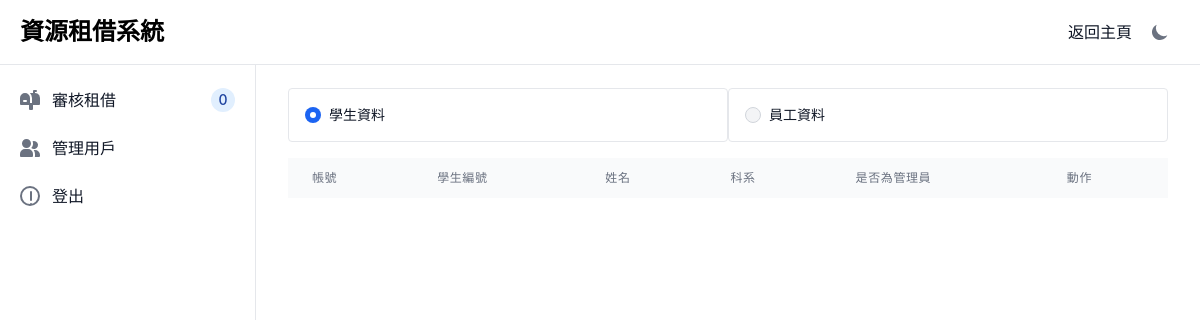
/user_management.php (signed in), run on an earlier commit of the app's database.
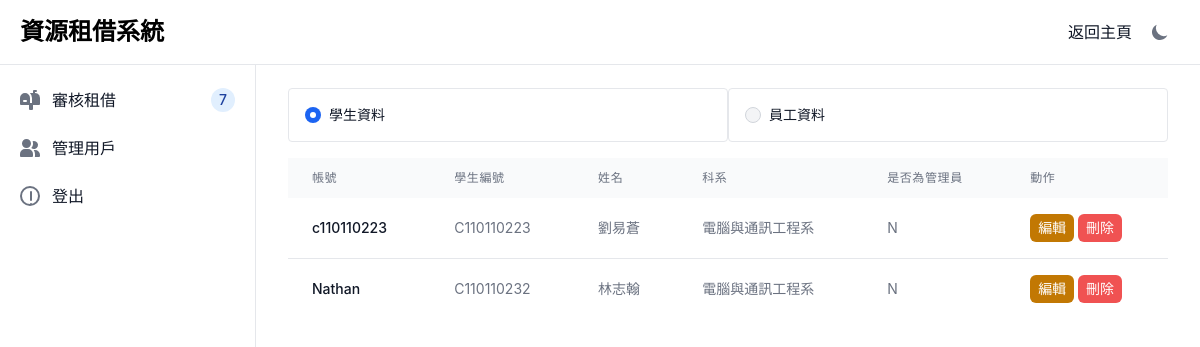
And on a later commit of the database.
### tables this page shows
CREATE TABLE `student_account` (
  `user_id` int(11) DEFAULT NULL,
  `std_id` varchar(10) DEFAULT NULL
);

CREATE TABLE `user_data` (
  `user_id` int(11) NOT NULL,
  `user_name` varchar(20) NOT NULL,
  `user_password` varchar(256) NOT NULL,
  `is_admin` enum('Y','N') NOT NULL DEFAULT 'N'
);

CREATE TABLE `student_table` (
  `std_id` varchar(10) NOT NULL DEFAULT '',
  `std_name` varchar(10) NOT NULL,
  `std_departments` varchar(30) NOT NULL
);

### user_management.php (the view, shortened to what the changed rows need)
<?php
$conn = require_once 'config.php';
$students = $conn->query("SELECT u.user_id, u.user_name, u.is_admin, s.std_id, st.std_name, st.std_departments
                        FROM user_data u
                        JOIN student_account s ON u.user_id = s.user_id
                        JOIN student_table st ON s.std_id = st.std_id");
?>
<!DOCTYPE html>
<html lang="en">
<head>
    <link href="https://cdnjs.cloudflare.com/ajax/libs/flowbite/2.3.0/flowbite.min.css" rel="stylesheet" />
</head>
<body class="bg-white dark:bg-gray-900">
    <?php include './components/sidebar.php'; ?>
    <div class="p-4 sm:ml-64">
        <div class="p-4 rounded-lg dark:border-gray-700 mt-14">
            <div id="student-table" class="mb-6">
                <table class="w-full text-sm text-left rtl:text-right text-gray-500 dark:text-gray-400">
                    <thead class="text-xs text-gray-700 uppercase bg-gray-50 dark:bg-gray-700 dark:text-gray-400">
                        <tr>
                            <th scope="col"
                                class="px-6 py-3 text-left text-xs font-medium text-gray-500 uppercase tracking-wider">
                                帳號
                            </th>
                            <th scope="col"
                                class="px-6 py-3 text-left text-xs font-medium text-gray-500 uppercase tracking-wider">
                                學生編號
                            </th>
                            <th scope="col"
                                class="px-6 py-3 text-left text-xs font-medium text-gray-500 uppercase tracking-wider">
                                姓名
                            </th>
                            <th scope="col"
                                class="px-6 py-3 text-left text-xs font-medium text-gray-500 uppercase tracking-wider">
                                科系
                            </th>
                            <th scope="col"
                                class="px-6 py-3 text-left text-xs font-medium text-gray-500 uppercase tracking-wider">
                                是否為管理員
                            </th>
                            <th scope="col"
                                class="px-6 py-3 text-left text-xs font-medium text-gray-500 uppercase tracking-wider">
                                動作
                            </th>
                        </tr>
                    </thead>
                    <tbody class="bg-white dark:bg-gray-800 divide-y divide-gray-200 dark:divide-gray-700">
                        <?php while ($row = $students->fetch_assoc()) { ?>
                            <tr id="row-<?php echo $row['user_id']; ?>">
                                <td class="px-6 py-4 whitespace-nowrap text-sm font-medium text-gray-900 dark:text-white">
                                    <span class="cell" data-type="text"
                                        data-name="user_name"><?php echo $row['user_name']; ?></span>
                                </td>
                                <td class="px-6 py-4 whitespace-nowrap text-sm text-gray-500 dark:text-gray-400">
                                    <span class="cell" data-type="text"
                                        data-name="std_id"><?php echo $row['std_id']; ?></span>
                                </td>
                                <td class="px-6 py-4 whitespace-nowrap text-sm text-gray-500 dark:text-gray-400">
                                    <span class="cell" data-type="text"
                                        data-name="std_name"><?php echo $row['std_name']; ?></span>
                                </td>
                                <td class="px-6 py-4 whitespace-nowrap text-sm text-gray-500 dark:text-gray-400">
                                    <span class="cell" data-type="text"
                                        data-name="std_departments"><?php echo $row['std_departments']; ?></span>
                                </td>
                                <td class="px-6 py-4 whitespace-nowrap text-sm text-gray-500 dark:text-gray-400">
                                    <span class="cell" data-type="text"
                                        data-name="is_admin"><?php echo $row['is_admin']; ?></span>
                                </td>
                                <td class="px-6 py-4 whitespace-nowrap text-sm text-gray-500 dark:text-gray-400">
                                    <button class="px-2 py-1 bg-yellow-500 text-white rounded-md hover:bg-yellow-600"
                                        type="button" onclick="editUser(<?php echo $row['user_id']; ?>)">編輯
                                    </button>
                                    <button class="px-2 py-1 bg-red-500 text-white rounded-md hover:bg-red-600"
                                        onclick="deleteUser(<?php echo $row['user_id']; ?>)">刪除
                                    </button>
                                </td>
                            </tr>
                        <?php } ?>
                    </tbody>
                </table>
            </div>
        </div>
    </div>
</body>
</html>

### components/sidebar.php (shortened to what the changed rows need)
<aside id="logo-sidebar"
    class="fixed top-0 left-0 z-40 w-64 h-screen pt-20 transition-transform -translate-x-full bg-white border-r border-gray-200 sm:translate-x-0 dark:bg-gray-800 dark:border-gray-700"
    aria-label="Sidebar">
    <div class="h-full px-3 pb-4 overflow-y-auto bg-white dark:bg-gray-800">
        <ul class="space-y-2 font-medium">
            <li>
                <a href="admin_center.php"
                    class="flex items-center p-2 text-gray-900 rounded-lg dark:text-white hover:bg-gray-100 dark:hover:bg-gray-700 group">
                    <span class="flex-1 ms-3 whitespace-nowrap">審核租借</span>
                    <span
                        class="inline-flex items-center justify-center w-3 h-3 p-3 ms-3 text-sm font-medium text-blue-800 bg-blue-100 rounded-full dark:bg-blue-900 dark:text-blue-300">
                        <?php
                            $sql = "SELECT COUNT(*) FROM rental_table WHERE rent_status = 'U'";
                            $result = $conn->query($sql);
                            $row = $result->fetch_assoc();
                            echo $row['COUNT(*)'];
                        ?>
                    </span>
                </a>
            </li>
        </ul>
    </div>
</aside>

What changed in the data, as far as the page shows it:
added student_account: user_id.user_name "c110110223", std "C110110223", std.std_name "劉易蒼", std.std_departments "電腦與通訊工程系", user_id.is_admin "N"
added student_account: user_id.user_name "Nathan", std "C110110232", std.std_name "林志翰", std.std_departments "電腦與通訊工程系", user_id.is_admin "N"
Also different on the page:
$row['COUNT(*)']: "0" → "7"
